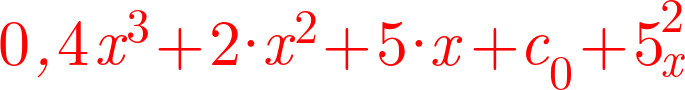

Write Python code to recreate this figure.

import fondi

#fondi.MathText('solve(10=2*x^{\\frac{1}{2}})', 64, (255,0,0,255)).image.save('testfondi.png')
#fondi.MathText('\\text{Der anvendes nu }n=2', 64, (255,0,0,255)).image.save('testfondi.png')
#fondi.MathText('\\text{a = }{i}^{2}', 64, (255,0,0,255)).image.save('testfondi.png')
#fondi.MathText('\\text{Funktion }\,frekvensanalyse(hejsa)', 64, (255,0,0,255)).image.save('testfondi.png')
#fondi.MathText('\\text{s = }sum(seq(i, i=distribution)))', 64, (255,0,0,255)).image.save('testfondi.png')
#fondi.MathText('\\text{s = }sum(seq(distribution[i], i=distribution))', 64, (255,0,0,255)).image.save('testfondi.png')

# parentser test
# q'et skal gå ned
# fondi.MathText('sum(seq(res[i],i=j))', 64, (255,0,0,255)).image.save('testfondi.png')
# fondi.MathText('\\text{sin}(\\frac{x^2 + (10+2)_{hej}}{2})', 64, (255,0,0,255)).image.save('testfondi.png')
# fondi.MathText('\\text{sin}(\\frac{x^2 + (10+2)_{hej}}{\\frac{2}{x}_{i,j}})', 64, (255,0,0,255)).image.save('testfondi.png')

#fondi.MathText('\\text{plt = }\\text{Plot}([0, 0.3, 1, 3])', 64, (255,0,0,255)).image.save('testfondi.png')
fondi.MathText('0,4x^{3}+2*x^{2}+5*x+c_{0}+5^{2}_{x}', 64, (255,0,0,255)).image.save('testfondi.png')
#fondi.MathText('seq(res[i],i=j)', 64, (255,0,0,255)).image.save('testfondi.png')
#fondi.MathText('call()', 64, (255,0,0,255)).image.save('testfondi.png')
